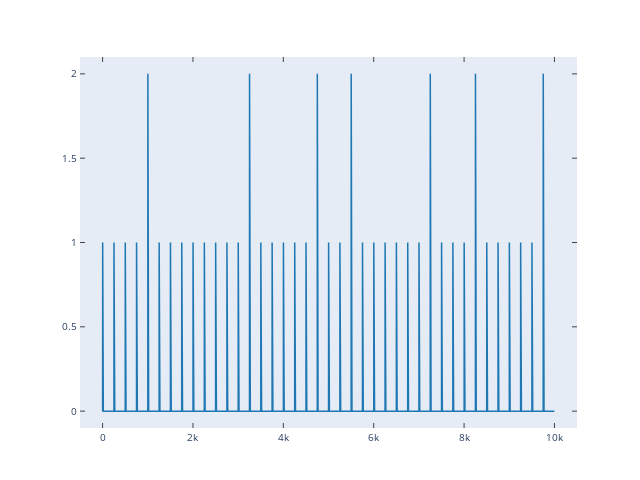

Notebook code for this chart:
### Code cell
d, t = raw[raw.ch_names.index('p300'), :]
plt.plot(d[0,:10000])
py.iplot_mpl(plt.gcf())

### Figure 1 — Plotly figure (JSON) as saved in the notebook; plotly's stock layout.template omitted (floating-point values rounded to 4 significant figures; data arrays with more than 128 entries replaced by an {"elided": "..."} marker saying what was removed)
{"data": [{"line": {"color": "rgba (31, 119, 180, 1)", "dash": "solid", "width": 1.5}, "mode": "lines", "name": "_line0", "type": "scatter", "x": {"elided": "10000 int values"}, "xaxis": "x", "y": {"elided": "10000 int values"}, "yaxis": "y"}], "layout": {"autosize": false, "height": 480, "hovermode": "closest", "margin": {"b": 52, "l": 80, "pad": 0, "r": 63, "t": 57}, "showlegend": false, "width": 640, "xaxis": {"anchor": "y", "domain": [0, 1], "mirror": "ticks", "nticks": 8, "range": [-500.0, 10500.0], "showgrid": false, "showline": true, "side": "bottom", "tickfont": {"size": 10}, "ticks": "inside", "type": "linear", "zeroline": false}, "yaxis": {"anchor": "x", "domain": [0, 1], "mirror": "ticks", "nticks": 11, "range": [-0.1, 2.1], "showgrid": false, "showline": true, "side": "left", "tickfont": {"size": 10}, "ticks": "inside", "type": "linear", "zeroline": false}}}
